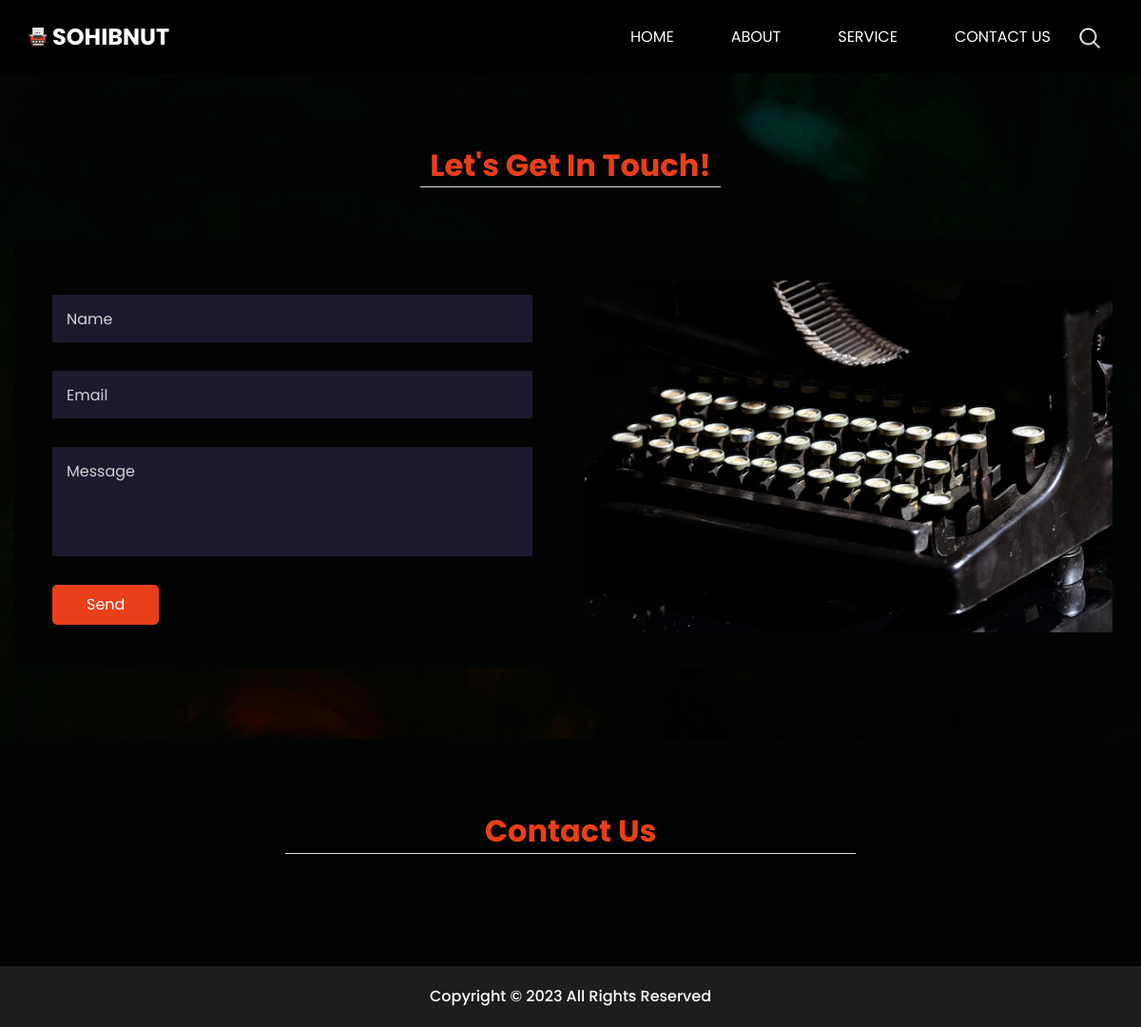
Page /contact/ on the earlier database version.
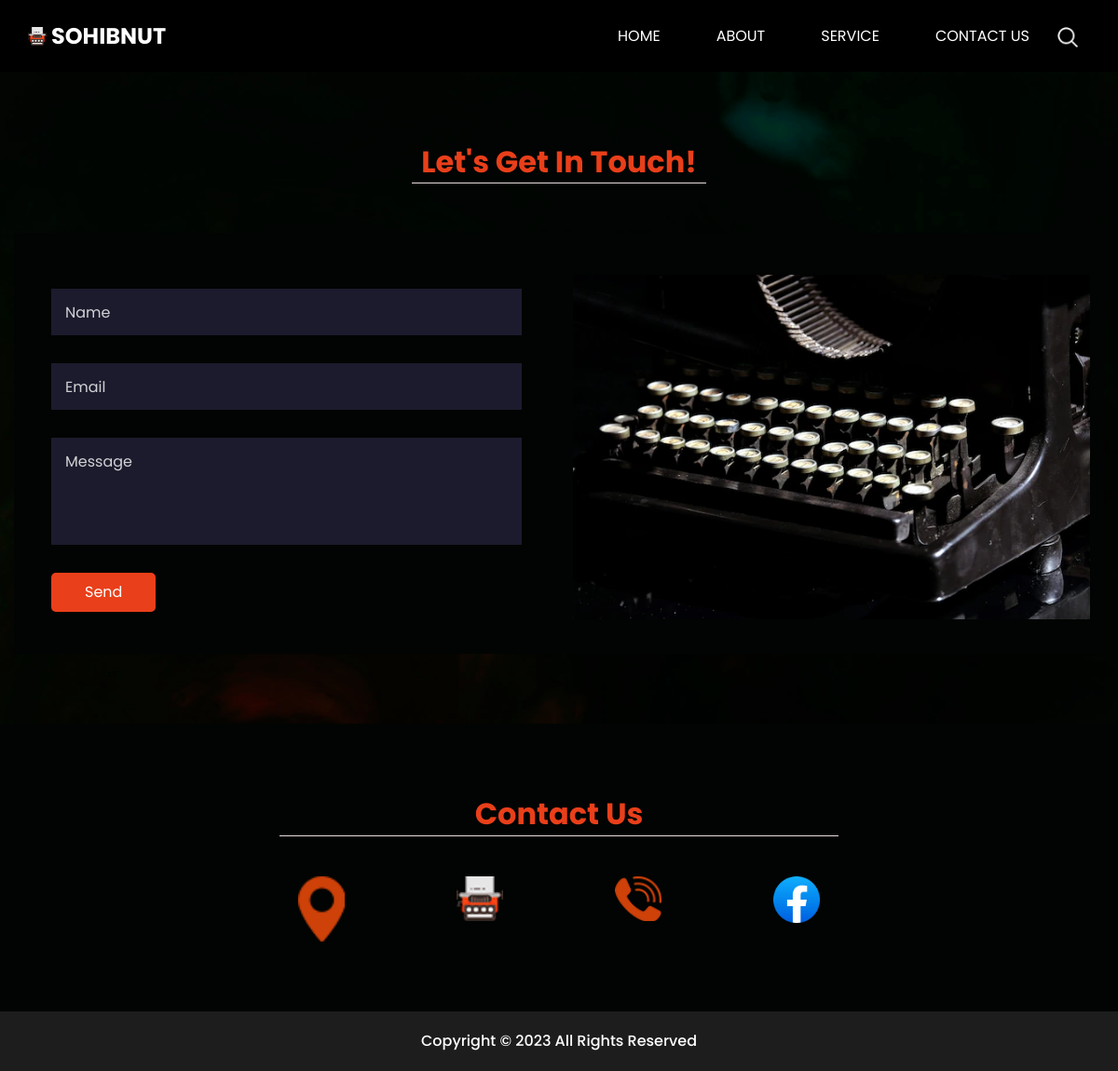
Same page on the later database version.
### home/models.py (models this page shows, shortened)
class Contact(models.Model):
    icon = models.ImageField(upload_to="images/icons/")
    url = models.URLField()

### home/views.py (the view)
# urls.py: path('contact/', contactPage, name="contact"),
def contactPage(request):
    contactForm = ContactForm(request.POST)
    if request.POST and contactForm.is_valid():
        contactForm.save()
    context = {
    }
    return render(request, 'contact.html', context)

### home/context_processor.py (called while the page is built)
def baseView(request):
    cont = Contact.objects.all()
    context = {
        "contact": cont,
        "sitename": "Sohibnut",
    }
    return context

### templates/contact.html (shortened to what this page needs)
{% extends "base.html" %}
{% load static %}
 {% block content %}
  </div>
  <div class="body_bg layout_padding">
    <section class="contact_section">
      <div class="container">
        <div class="heading_container">
          <h2>
            Let's Get In Touch!
          </h2>
        </div>
      </div>
      <div class="container contact_bg layout_padding2-top">
        <div class="row">
          <div class="col-md-6">
            <div class="contact_form ">
              <form action="" method="post">
                <input type="text" placeholder="Name" name="name">
                <input type="email" placeholder="Email" name="email">
                <input type="text" placeholder="Message" class="message_input" name="message">
                <button type="submit">
                  Send
                </button>
              </form>
            </div>
          </div>
          <div class="col-md-6">
            <div class="img-box">
              <img src={% static "images/contact.webp" %} alt="">
            </div>
          </div>
        </div>
      </div>
    </section>
  </div>
{% endblock content %}

### templates/base.html (shortened to what this page needs)
{% load static %}
<!DOCTYPE html>
<html>
<head>
  <link rel="stylesheet" type="text/css" href="https://cdnjs.cloudflare.com/ajax/libs/OwlCarousel2/2.1.3/assets/owl.carousel.min.css" />
  <link rel="stylesheet" href="https://maxcdn.bootstrapcdn.com/font-awesome/4.3.0/css/font-awesome.min.css">
  <link rel="stylesheet" type="text/css" href={% static "css/bootstrap.css" %} />
  <link href={% static "css/style.css" %} rel="stylesheet" />
  <link href={% static "css/responsive.css" %} rel="stylesheet" />
</head>
<body  class="sub_page">
  <div class="hero_area">
    <header class="header_section">
      <div class="container">
        <nav class="navbar navbar-expand-lg custom_nav-container pt-3">
          <a class="navbar-brand mr-5" href={% url "home" %}>
            <img src={% static "images/logo.png" %} alt="fregg logo">
            <span>
              {{sitename}}
            </span>
          <div class="collapse navbar-collapse" id="navbarSupportedContent">
            <div class="d-flex ml-auto flex-column flex-lg-row align-items-center">
              <ul class="navbar-nav  ">
                <li class="nav-item active">
                  <a class="nav-link" href={% url "home" %}> Home <span class="sr-only">(current)</span></a>
                </li>
                <li class="nav-item">
                  <a class="nav-link" href={% url "about" %}> About </a>
                </li>
                <li class="nav-item">
                  <a class="nav-link" href={% url "service" %}> Service </a>
                </li>
                <li class="nav-item">
                  <a class="nav-link" href={% url "contact" %}> Contact us </a>
                </li>
              </ul>
              <form class="form-inline">
                <button class="btn  my-2 my-sm-0 nav_search-btn" type="submit"></button>
              </form>
            </div>
          </div>
        </nav>
      </div>
    </header>
    {% block content %}
    {% endblock content %}
  <section class="info_section layout_padding">
    <div class="footer_contact">
      <div class="heading_container">
        <h2>
          Contact Us
        </h2>
      </div>
      <div class="box">
      {% for con in contact %}
        <a href={{con.url}} class="img-box">
          <img src={{con.icon.url}} alt="" class="img-1" width="50">
        </a>
      {% endfor %}
      </div>
    </div>
  </section>
  <section class="container-fluid footer_section">
    <p>
      Copyright &copy; 2023 All Rights Reserved
    </p>
  </section>
</body>
</html>

Differences in the rows shown:
added Contact: icon (picture)
added Contact: icon (picture)
added Contact: icon (picture)
added Contact: icon (picture)
